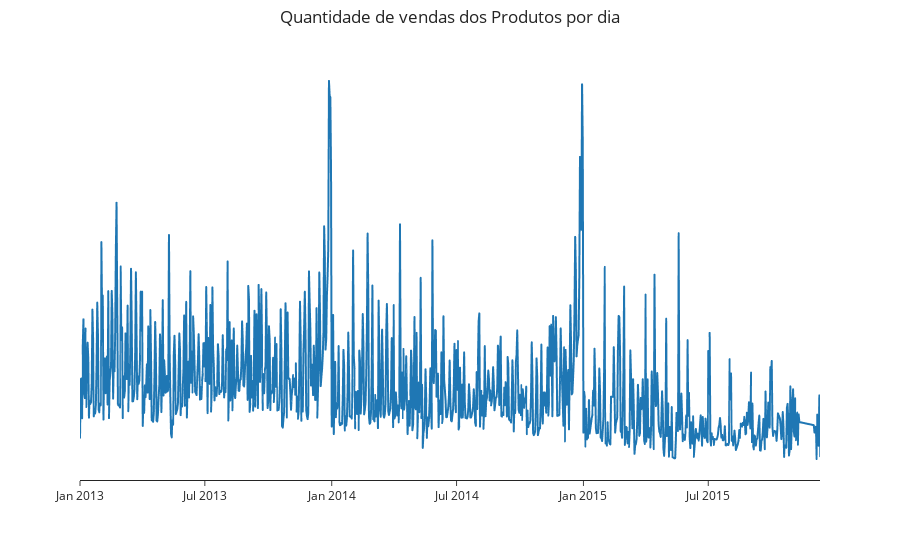

Here is the notebook cell this chart was saved with:
### Markdown cell above
Os dados do histograma acima mostram a distribuição dos dados. Os pontos importantes, é que a variavel shop_id correspondentes as lojas, mostrou que temos mais frequencia da loja 31. Já as variaveis Item_price e item_cnt_day indicaram pontos de outliers, como mostra os box-plot abaixo. Não, vamos fazer o tratamento de outliers ainda , por que esse ainda não é o dataset final que irá ser trabalhado para o modelo.

### Code cell
figura = pd.DataFrame(df_sales_train.groupby('date')['item_cnt_day'].sum()).reset_index()
plot_line(figura,'date','item_cnt_day', 'Quantidade de vendas dos Produtos por dia')

### Figure 1 — Plotly figure (JSON) as saved in the notebook; plotly's stock layout.template omitted (floating-point values rounded to 4 significant figures; data arrays with more than 128 entries replaced by an {"elided": "..."} marker saying what was removed)
{"data": [{"hovertemplate": "date=%{x}<br>item_cnt_day=%{y}<extra></extra>", "legendgroup": "", "line": {"color": "#1F77B4", "dash": "solid"}, "marker": {"symbol": "circle"}, "mode": "lines", "name": "", "showlegend": false, "type": "scattergl", "x": {"elided": "1034 str values"}, "xaxis": "x", "y": {"elided": "1034 int values"}, "yaxis": "y"}], "layout": {"legend": {"tracegroupgap": 0}, "margin": {"t": 60}, "title": {"text": "Quantidade de vendas dos Produtos por dia", "x": 0.5, "y": 0.98}, "xaxis": {"anchor": "y", "domain": [0, 1], "title": {"text": ""}, "zeroline": true, "zerolinewidth": 2}, "yaxis": {"anchor": "x", "domain": [0, 1], "showline": false, "showticklabels": false, "showticksuffix": "none", "ticks": "", "title": {"text": ""}}}}
